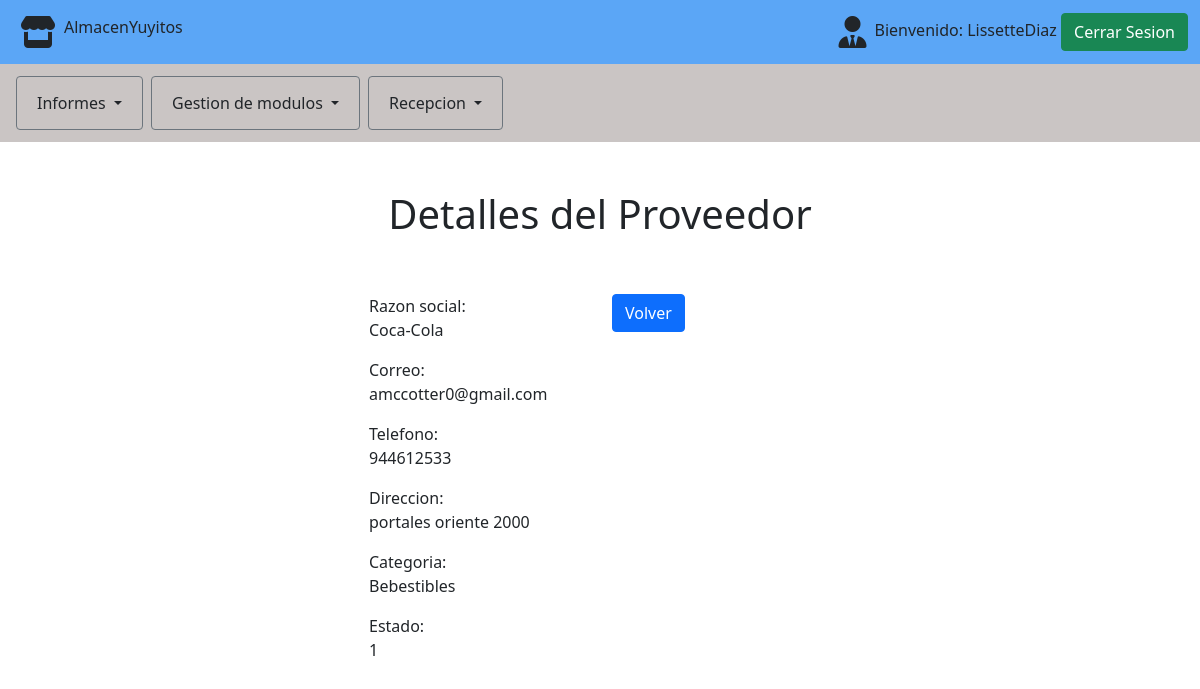
/proveedores/detalle/1 (signed in), run on the app's committed database.
### src/models.py (models this page shows)
class PROVEEDOR(models.Model):
    razon_social = models.CharField(max_length=100, default=None)
    correo = models.CharField(max_length=100, default=None)
    telefono = models.CharField(max_length=12, default=None)
    direccion = models.CharField(max_length=150, default=None)
    categoria_proveedor = models.ForeignKey(CATEGORIA_PROVEEDOR, on_delete=models.CASCADE, default=None, blank=True)
    estado = models.IntegerField(default=None, choices=estado_proveedor)

class CATEGORIA_PROVEEDOR(models.Model):
    descripcion = models.CharField(max_length=100, default=None)
    def __str__(self):
        return self.descripcion

### src/views.py (the view)
# urls.py: path('proveedores/detalle/<int:pk>', ProveedorDetalle.as_view(template_name = "proveedores/detalles.html"), name='detalles'),
@method_decorator(login_required, name='dispatch')
class ProveedorDetalle(DetailView):
    model = PROVEEDOR

### src/templates/proveedores/detalles.html
{% extends 'layout.html' %}
{% load static %}
{% load widget_tweaks %}
{% block content %}
     <div class="container p-5">
    <h1 class="text-center" >Detalles del Proveedor</h1>
        <div class="row p-5">
            <div class="col-md-3">
            </div>
            <div class="col-md-3">
                <p><span class="txt_negrita">Razon social:</span> <br> {{object.razon_social}}</p>
                <p><span class="txt_negrita">Correo:</span> <br> {{object.correo}}</p>
                <p><span class="txt_negrita">Telefono:</span> <br> {{object.telefono}}</p>
                <p><span class="txt_negrita">Direccion:</span> <br> {{object.direccion}}</p>
                <p><span class="txt_negrita">Categoria:</span> <br> {{object.categoria_proveedor}}</p>
                <p><span class="txt_negrita">Estado:</span> <br> {{object.estado}}</p>
                </div>
            <div class="col-md-3">
                <a href="../" type="submit" class="btn btn-primary">Volver</a>
            </div>
            <div class="col-md-3">
            </div>
        </div>
    </div>
{% endblock %}

### src/templates/layout.html (shortened to what this page needs)
{% load static %}
<!DOCTYPE HTML>
<html>
    <head>
        <link href="https://cdn.jsdelivr.net/npm/bootstrap@5.0.0-beta3/dist/css/bootstrap.min.css" rel="stylesheet">
        <link rel="stylesheet" href="{% static 'css/layout.css' %}">
    </head>
    <body>
        <nav class="navbar contenedor-principal navbar-expand-lg">
            <div class="container-fluid">
                <div class="collapse navbar-collapse" id="navbarSupportedContent">
                    <i class="fas fa-store fa-2x p-2"></i>
                    <h6>Almacen</h6>
                    <h6>Yuyitos</h6>
                </div>
                <div class="p-2">
                    <i class="fas fa-user-tie fa-2x"></i>
                </div>
                <div class="nombre-usuario">
                    {% if user.is_authenticated %}
                        <span id="username">Bienvenido: {{ request.user }}</span>
                        <a href="{% url 'logout'%}?next={{request.path}}" class="btn btn-success">Cerrar Sesion</a>
                    {% endif %}
                </div>
            </div>
        </nav>
    <nav class="navbar navegador navbar-expand-lg">
        <div class="container-fluid">
            <div class="collapse navbar-collapse" id="navbarSupportedContent">
                <ul class="navbar-nav me-auto mb-2 mb-lg-0">
                    <li class="nav-item dropdown btn btn-outline-secondary m-1">
                        <a class="nav-link dropdown-toggle text-dark" href="#" id="navbarDropdown" role="button" data-bs-toggle="dropdown" aria-haspopup="true" aria-expanded="false">
                            Informes
                        </a>
                    </li>
                    <li class="nav-item dropdown btn btn-outline-secondary m-1">
                        <a class="nav-link dropdown-toggle text-dark" href="#" id="navbarDropdown" role="button" data-bs-toggle="dropdown" aria-haspopup="true" aria-expanded="false">
                            Gestion de modulos
                        </a>
                    </li>
                    <li class="nav-item dropdown btn btn-outline-secondary  m-1">
                        <a class="nav-link dropdown-toggle text-dark" href="#" id="navbarDropdown" role="button" data-bs-toggle="dropdown" aria-haspopup="true" aria-expanded="false">
                        Recepcion
                        </a>
                    </li>
                </ul>
            </div>
        </div>
    </nav>
    <div id="content">
        {% block content %}{% endblock %}
    </div>
    </body>
</html>

### src/static/css/layout.css (style rules this page uses)
.contenedor-principal { background-color: #5ba6f6; }
.contenedor-principal i { float: left; }
.navegador { background-color: #cac5c4; }

### data on the page
PROVEEDOR: razon_social "Coca-Cola", correo "amccotter0@gmail.com", telefono "944612533", direccion "portales oriente 2000", categoria_proveedor "Bebestibles", estado "1"

### other printed values
{{ request.user }} "LissetteDiaz"
